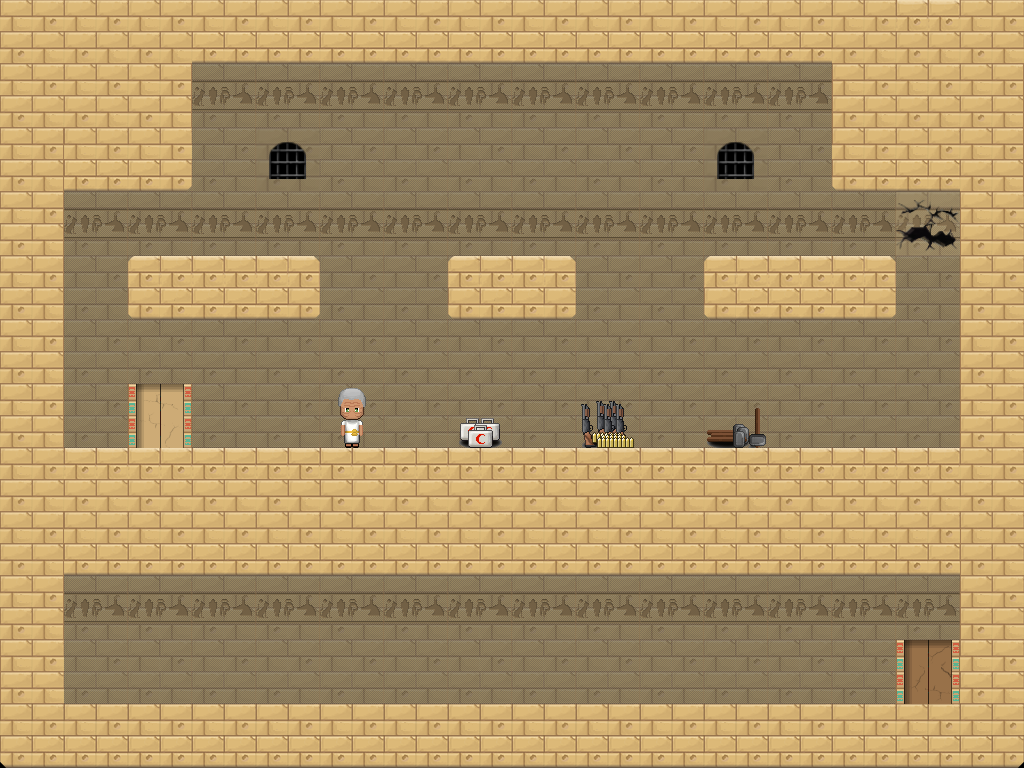

Below is a game level as drawn by its tile map, then a one-line description and the .tmx that defines it (tile-layer data replaced by summaries):
An orthogonal 16x12 tile map with 64x64 px tiles, 2 tile layers (background, main), 2 tilesets and 32 objects (16x jar, 6x torch, 4x enemy-snake, 2x door, shop-health, ...).

<map version="1.0" orientation="orthogonal" renderorder="right-down" width="16" height="12" tilewidth="64" tileheight="64" nextobjectid="114">
 <properties>
  <property name="notCheckpoint" value="true" />
 </properties>
 <tileset firstgid="1" name="tilesheet" tilewidth="64" tileheight="64" tilecount="256" columns="16">
  <image source="../tilesheet.png" width="1024" height="1024" />
  <tile id="0">
   <properties>
    <property name="type" value="SOLID" />
   </properties>
  </tile>
  <tile id="1">
   <properties>
    <property name="type" value="LADDER" />
   </properties>
  </tile>
 </tileset>
 <tileset firstgid="257" name="spritesheet" tilewidth="64" tileheight="64" tilecount="64" columns="8">
  <image source="../spritesheet.png" width="512" height="512" />
 </tileset>
 <layer name="background" width="16" height="12" opacity="0.9">
  <data>[192 cells, 176 non-empty, 4 distinct tile ids]</data>
 </layer>
 <layer name="main" width="16" height="12">
  <properties>
   <property name="persistent" value="true" />
  </properties>
  <data>[192 cells, 103 non-empty, 17 distinct tile ids]</data>
 </layer>
 <objectgroup name="objects">
  <object id="54" name="shop1" type="shop-health" x="448" y="384" width="64" height="64">
   <properties>
    <property name="cost" value="5" />
    <property name="heal" value="10" />
   </properties>
  </object>
  <object id="56" name="shop2" type="shop-shotgun" x="576" y="384" width="64" height="64">
   <properties>
    <property name="ammount" value="10" />
    <property name="cost" value="10" />
   </properties>
  </object>
  <object id="57" name="shop3" type="shop-hammer" x="704" y="384" width="64" height="64">
   <properties>
    <property name="cost" value="15" />
    <property name="hits" value="10" />
   </properties>
  </object>
  <object id="59" type="torch" gid="276" x="320" y="384" width="64" height="64" />
  <object id="61" type="torch" gid="276" x="576" y="384" width="64" height="64" />
  <object id="62" type="torch" gid="276" x="704" y="384" width="64" height="64" />
  <object id="64" name="It's you again! Have you seen our new hammer?" type="sign" x="320" y="384" width="64" height="64" />
  <object id="75" type="jar" gid="279" x="192" y="256" width="64" height="64" />
  <object id="76" type="jar" gid="279" x="768" y="256" width="64" height="64" />
  <object id="77" type="jar" gid="279" x="479" y="256" width="64" height="64" />
  <object id="78" name="default" type="door" x="128" y="383" width="64" height="64">
   <properties>
    <property name="targetLevel" value="testing4" />
    <property name="targetSpawn" value="shoplvl4" />
   </properties>
  </object>
  <object id="79" type="jar" gid="279" x="256" y="704" width="64" height="64" />
  <object id="80" type="jar" gid="279" x="320" y="704" width="64" height="64" />
  <object id="81" type="jar" gid="279" x="385" y="705" width="64" height="64" />
  <object id="82" type="jar" gid="279" x="448" y="704" width="64" height="64" />
  <object id="83" type="jar" gid="279" x="512" y="704" width="64" height="64" />
  <object id="84" type="jar" gid="279" x="576" y="704" width="64" height="64" />
  <object id="86" type="jar" gid="279" x="640" y="704" width="64" height="64" />
  <object id="92" type="jar" gid="279" x="192" y="704" width="64" height="64" />
  <object id="93" type="jar" gid="279" x="128" y="704" width="64" height="64" />
  <object id="97" type="torch" gid="276" x="448" y="384" width="64" height="64" />
  <object id="98" type="enemy-snake" gid="289" x="384" y="704" width="64" height="64" />
  <object id="99" type="enemy-snake" gid="289" x="640" y="704" width="64" height="64" />
  <object id="100" type="enemy-snake" gid="289" x="64" y="704" width="64" height="64" />
  <object id="103" type="torch" gid="276" x="384" y="192" width="64" height="64" />
  <object id="104" type="torch" gid="276" x="576" y="192" width="64" height="64" />
  <object id="105" name="secretdoor" type="door" x="896" y="640" width="64" height="64">
   <properties>
    <property name="targetLevel" value="testing4" />
    <property name="targetSpawn" value="secretdoor" />
   </properties>
  </object>
  <object id="106" type="jar" gid="279" x="64" y="704" width="64" height="64" />
  <object id="109" type="enemy-snake" gid="289" x="192" y="704" width="64" height="64" />
  <object id="110" type="jar" gid="279" x="832" y="704" width="64" height="64" />
  <object id="112" type="jar" gid="279" x="704" y="704" width="64" height="64" />
  <object id="113" type="jar" gid="279" x="768" y="704" width="64" height="64" />
 </objectgroup>
</map>
